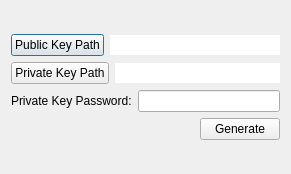
<?xml version="1.0" encoding="UTF-8"?>
<ui version="4.0">
 <class>Dialog</class>
 <widget class="QDialog" name="Dialog">
  <property name="geometry">
   <rect>
    <x>0</x>
    <y>0</y>
    <width>291</width>
    <height>174</height>
   </rect>
  </property>
  <property name="windowTitle">
   <string>Generate RSA Keys</string>
  </property>
  <layout class="QVBoxLayout" name="verticalLayout_2">
   <item>
    <layout class="QVBoxLayout" name="verticalLayout">
     <item>
      <layout class="QHBoxLayout" name="horizontalLayout_3">
       <item>
        <widget class="QPushButton" name="publicKeyFilePath">
         <property name="text">
          <string>Public Key Path</string>
         </property>
        </widget>
       </item>
       <item>
        <widget class="QLineEdit" name="lineEdit">
         <property name="frame">
          <bool>false</bool>
         </property>
        </widget>
       </item>
      </layout>
     </item>
     <item>
      <layout class="QHBoxLayout" name="horizontalLayout_2">
       <item>
        <widget class="QPushButton" name="privateKeyFilePath">
         <property name="text">
          <string>Private Key Path</string>
         </property>
        </widget>
       </item>
       <item>
        <widget class="QLineEdit" name="lineEdit_2">
         <property name="frame">
          <bool>false</bool>
         </property>
        </widget>
       </item>
      </layout>
     </item>
     <item>
      <layout class="QHBoxLayout" name="horizontalLayout">
       <item>
        <widget class="QLabel" name="passwordLabel">
         <property name="text">
          <string>Private Key Password:</string>
         </property>
        </widget>
       </item>
       <item>
        <widget class="QLineEdit" name="passwordLineEdit"/>
       </item>
      </layout>
     </item>
     <item>
      <layout class="QHBoxLayout" name="horizontalLayout_4">
       <item>
        <spacer name="horizontalSpacer">
         <property name="orientation">
          <enum>Qt::Horizontal</enum>
         </property>
         <property name="sizeHint" stdset="0">
          <size>
           <width>40</width>
           <height>20</height>
          </size>
         </property>
        </spacer>
       </item>
       <item>
        <widget class="QPushButton" name="generatePushbutton">
         <property name="text">
          <string>Generate</string>
         </property>
        </widget>
       </item>
      </layout>
     </item>
    </layout>
   </item>
  </layout>
 </widget>
 <resources/>
 <connections/>
</ui>
